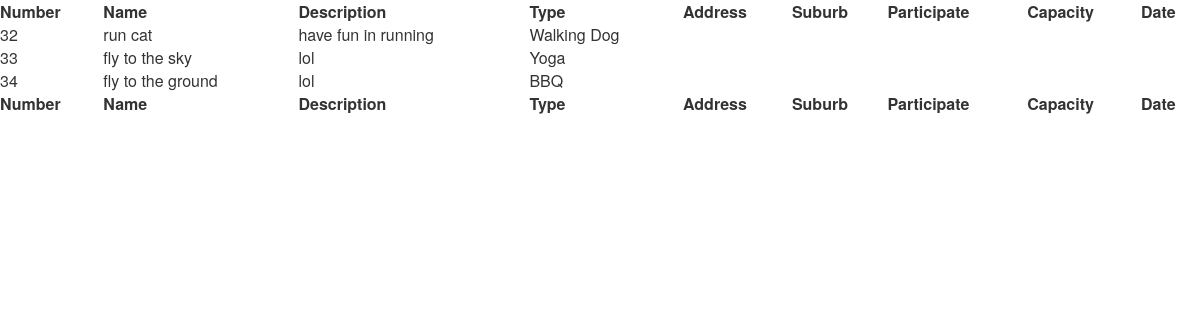
The app's page /event/e.php, older data.
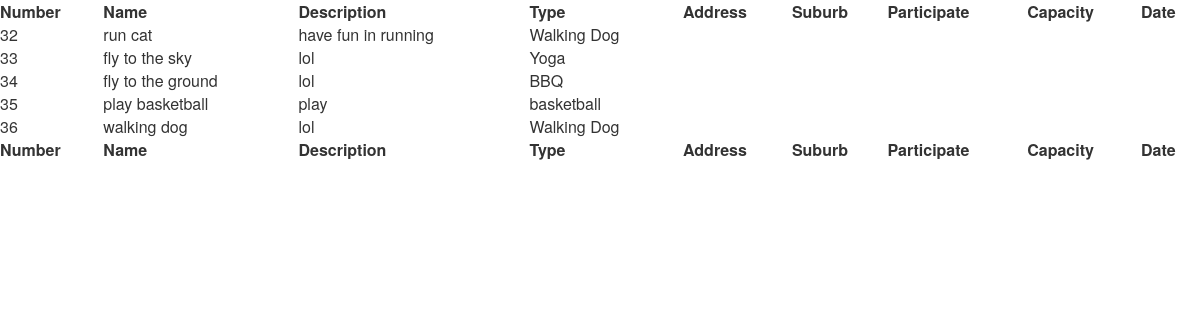
The same page, newer data.
### tables this page shows
CREATE TABLE `events` (
  `eventId` int(60) NOT NULL,
  `create_user_id` int(60) NOT NULL,
  `eventName` varchar(255) DEFAULT NULL,
  `eventDescription` text,
  `type` varchar(60) DEFAULT NULL,
  `address` text NOT NULL,
  `suburb` varchar(70) NOT NULL,
  `capacity` int(60) DEFAULT NULL,
  `curr_capa` int(11) DEFAULT NULL,
  `date` datetime DEFAULT NULL,
  `status` varchar(25) NOT NULL
);

### event/e.php (the view, shortened to what this page needs)
<?php
$username = "root";
$password = "root";
$hostname = "localhost";
$dbname = "event";
try {
    $pdo = new PDO("mysql:host=$hostname;dbname=$dbname", $username, $password);
    $sql = "SELECT * FROM events";
    $stmt = $pdo->query($sql);
    $list = $stmt->fetchAll(PDO::FETCH_ASSOC);
}
catch(PDOException $e) {
    echo $e->getMessage();
}
?>
<html xmlns="http://www.w3.org/1999/xhtml">
<head>
    <link rel="stylesheet" type="text/css" href="https://cdnjs.cloudflare.com/ajax/libs/twitter-bootstrap/3.3.6/css/bootstrap.min.css"/>
    <link rel="stylesheet" type="text/css" href="https://cdn.datatables.net/1.10.11/css/dataTables.bootstrap.min.css"/>
</head>
<body>
        <table id='event' class="" style="width: 100%">
            <thead>
            <tr>
                <th>Number</th>
                <th>Name</th>
                <th>Description</th>
                <th>Type</th>
                <th>Address</th>
                <th>Suburb</th>
                <th>Participate</th>
                <th>Capacity</th>
                <th>Date</th>
            </tr>
            </thead>
            <tbody>
                <?php
                foreach ($list as $val){
                ?>
                <tr>
                    <td>
                        <?php echo $val['eventId'];?>
                    </td>
                    <td>
                        <?php echo $val['eventName'];?>
                    </td>
                    <td>
                        <?php echo $val['eventDescription'];?>
                    </td>
                    <td>
                        <?php echo $val['type'];?>
                    </td>
                </tr>
            <?php } ?>
            </tbody>
            <tfoot>
            <tr>
                <th>Number</th>
                <th>Name</th>
                <th>Description</th>
                <th>Type</th>
                <th>Address</th>
                <th>Suburb</th>
                <th>Participate</th>
                <th>Capacity</th>
                <th>Date</th>
            </tr>
            </tfoot>
        </table>
</body>
</html>

Row changes from the older to the newer data that the page shows:
added events: eventId "35", eventName "play basketball", eventDescription "play", type "basketball"
added events: eventId "36", eventName "walking dog", eventDescription "lol", type "Walking Dog"
